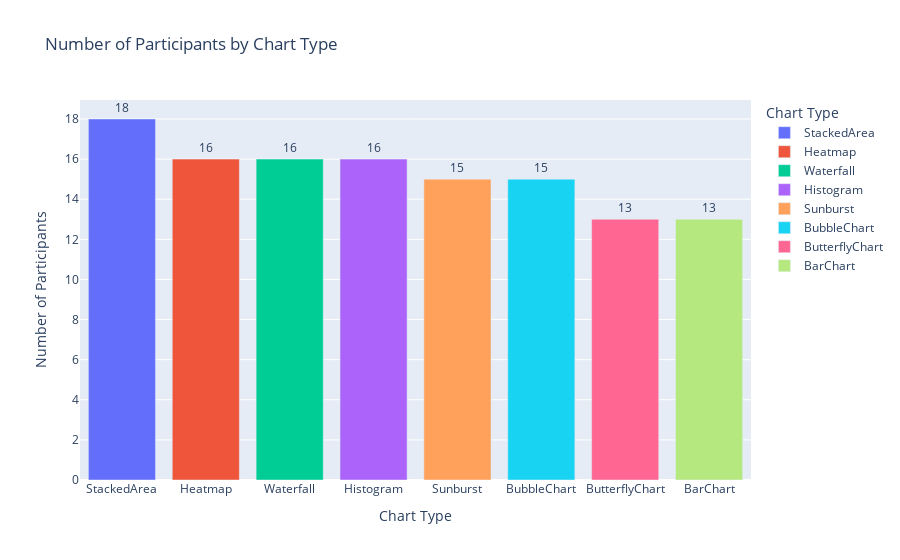

The notebook cell saved with this chart:
### Code cell
# Task 2: Count how many participants are associated with each chart type
chart_type_count = data['ChartType'].value_counts().reset_index()
chart_type_count.columns = ['ChartType', 'count']  # Rename columns for clarity

# Create a bar plot of the ChartType counts
fig = px.bar(chart_type_count, x='ChartType', y='count', color='ChartType',
             title="Number of Participants by Chart Type",
             labels={"ChartType": "Chart Type", "count": "Number of Participants"},
             text='count')  # Add values on top of bars

# Update layout to display values on top of bars
fig.update_traces(texttemplate='%{text:.2s}', textposition='outside')
fig.show()

### Figure 1 — Plotly figure (JSON) as saved in the notebook; plotly's stock layout.template omitted (floating-point values rounded to 4 significant figures)
{"data": [{"alignmentgroup": "True", "hovertemplate": "Chart Type=%{x}<br>Number of Participants=%{text}<extra></extra>", "legendgroup": "StackedArea", "marker": {"color": "#636efa", "pattern": {"shape": ""}}, "name": "StackedArea", "offsetgroup": "StackedArea", "orientation": "v", "showlegend": true, "text": [18], "textposition": "outside", "texttemplate": "%{text:.2s}", "type": "bar", "x": ["StackedArea"], "xaxis": "x", "y": [18], "yaxis": "y"}, {"alignmentgroup": "True", "hovertemplate": "Chart Type=%{x}<br>Number of Participants=%{text}<extra></extra>", "legendgroup": "Heatmap", "marker": {"color": "#EF553B", "pattern": {"shape": ""}}, "name": "Heatmap", "offsetgroup": "Heatmap", "orientation": "v", "showlegend": true, "text": [16], "textposition": "outside", "texttemplate": "%{text:.2s}", "type": "bar", "x": ["Heatmap"], "xaxis": "x", "y": [16], "yaxis": "y"}, {"alignmentgroup": "True", "hovertemplate": "Chart Type=%{x}<br>Number of Participants=%{text}<extra></extra>", "legendgroup": "Waterfall", "marker": {"color": "#00cc96", "pattern": {"shape": ""}}, "name": "Waterfall", "offsetgroup": "Waterfall", "orientation": "v", "showlegend": true, "text": [16], "textposition": "outside", "texttemplate": "%{text:.2s}", "type": "bar", "x": ["Waterfall"], "xaxis": "x", "y": [16], "yaxis": "y"}, {"alignmentgroup": "True", "hovertemplate": "Chart Type=%{x}<br>Number of Participants=%{text}<extra></extra>", "legendgroup": "Histogram", "marker": {"color": "#ab63fa", "pattern": {"shape": ""}}, "name": "Histogram", "offsetgroup": "Histogram", "orientation": "v", "showlegend": true, "text": [16], "textposition": "outside", "texttemplate": "%{text:.2s}", "type": "bar", "x": ["Histogram"], "xaxis": "x", "y": [16], "yaxis": "y"}, {"alignmentgroup": "True", "hovertemplate": "Chart Type=%{x}<br>Number of Participants=%{text}<extra></extra>", "legendgroup": "Sunburst", "marker": {"color": "#FFA15A", "pattern": {"shape": ""}}, "name": "Sunburst", "offsetgroup": "Sunburst", "orientation": "v", "showlegend": true, "text": [15], "textposition": "outside", "texttemplate": "%{text:.2s}", "type": "bar", "x": ["Sunburst"], "xaxis": "x", "y": [15], "yaxis": "y"}, {"alignmentgroup": "True", "hovertemplate": "Chart Type=%{x}<br>Number of Participants=%{text}<extra></extra>", "legendgroup": "BubbleChart", "marker": {"color": "#19d3f3", "pattern": {"shape": ""}}, "name": "BubbleChart", "offsetgroup": "BubbleChart", "orientation": "v", "showlegend": true, "text": [15], "textposition": "outside", "texttemplate": "%{text:.2s}", "type": "bar", "x": ["BubbleChart"], "xaxis": "x", "y": [15], "yaxis": "y"}, {"alignmentgroup": "True", "hovertemplate": "Chart Type=%{x}<br>Number of Participants=%{text}<extra></extra>", "legendgroup": "ButterflyChart", "marker": {"color": "#FF6692", "pattern": {"shape": ""}}, "name": "ButterflyChart", "offsetgroup": "ButterflyChart", "orientation": "v", "showlegend": true, "text": [13], "textposition": "outside", "texttemplate": "%{text:.2s}", "type": "bar", "x": ["ButterflyChart"], "xaxis": "x", "y": [13], "yaxis": "y"}, {"alignmentgroup": "True", "hovertemplate": "Chart Type=%{x}<br>Number of Participants=%{text}<extra></extra>", "legendgroup": "BarChart", "marker": {"color": "#B6E880", "pattern": {"shape": ""}}, "name": "BarChart", "offsetgroup": "BarChart", "orientation": "v", "showlegend": true, "text": [13], "textposition": "outside", "texttemplate": "%{text:.2s}", "type": "bar", "x": ["BarChart"], "xaxis": "x", "y": [13], "yaxis": "y"}], "layout": {"barmode": "relative", "legend": {"title": {"text": "Chart Type"}, "tracegroupgap": 0}, "title": {"text": "Number of Participants by Chart Type"}, "xaxis": {"anchor": "y", "categoryarray": ["StackedArea", "Heatmap", "Waterfall", "Histogram", "Sunburst", "BubbleChart", "ButterflyChart", "BarChart"], "categoryorder": "array", "domain": [0, 1], "title": {"text": "Chart Type"}}, "yaxis": {"anchor": "x", "domain": [0, 1], "title": {"text": "Number of Participants"}}}}
